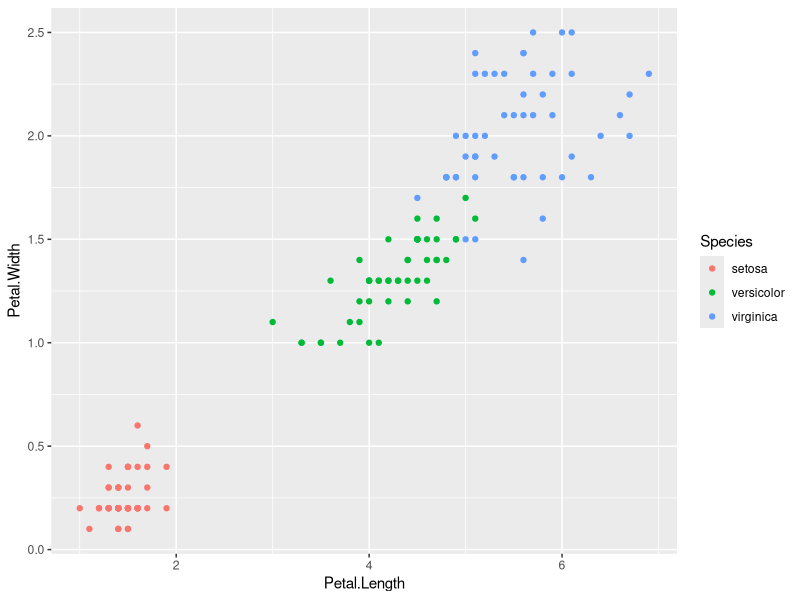
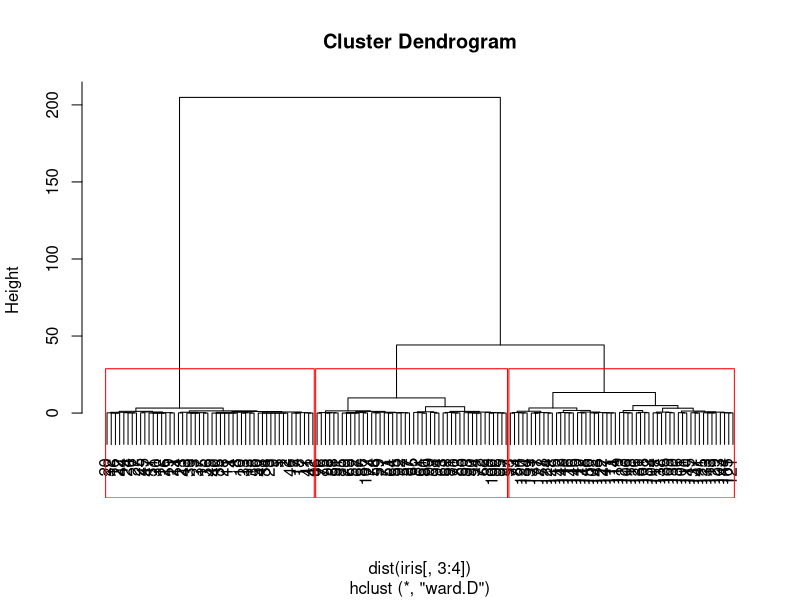
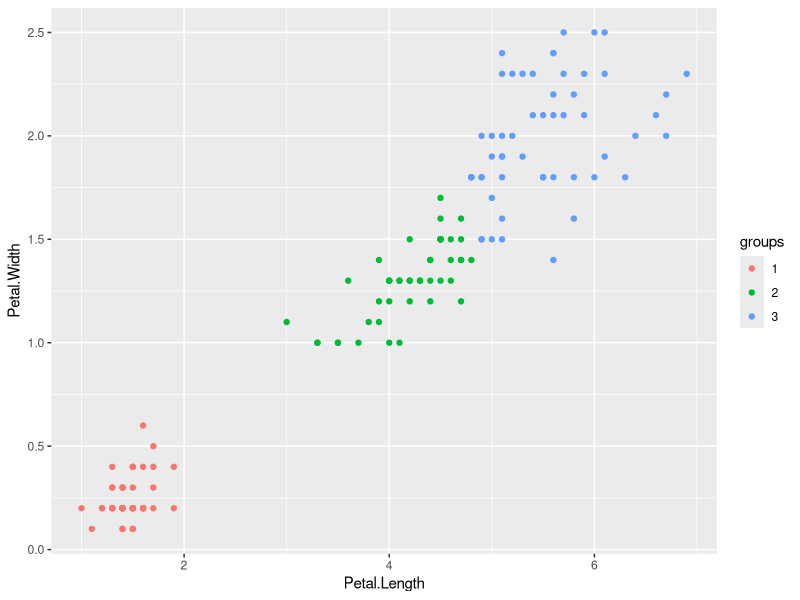
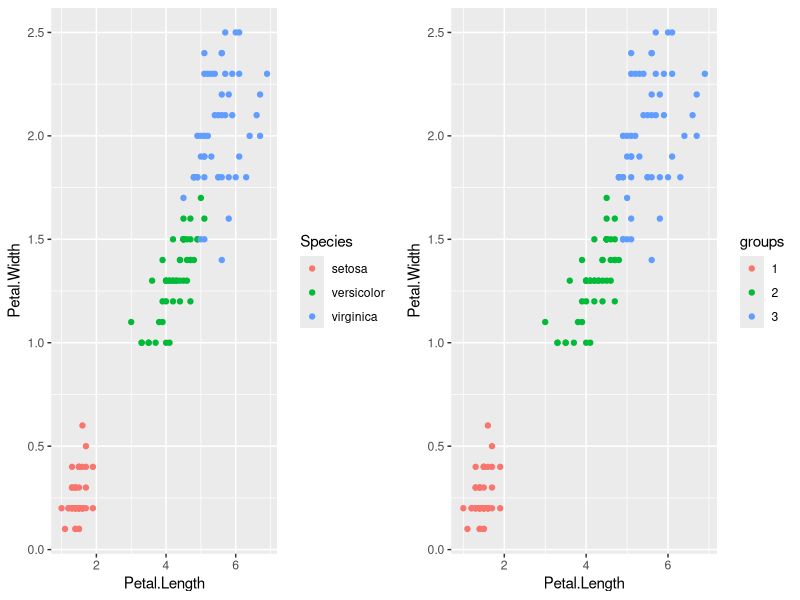

Reproduce these figures in R, in order.
# Hierarchical Clustering

# Exploring the data

library(datasets)
head(iris)
#   Sepal.Length Sepal.Width Petal.Length Petal.Width Species
# 1          5.1         3.5          1.4         0.2  setosa
# 2          4.9         3.0          1.4         0.2  setosa
# 3          4.7         3.2          1.3         0.2  setosa
# 4          4.6         3.1          1.5         0.2  setosa
# 5          5.0         3.6          1.4         0.2  setosa
# 6          5.4         3.9          1.7         0.4  setosa

library(ggplot2)
ggplot(iris, aes(Petal.Length, Petal.Width, color = Species)) + geom_point()

# Clustering

irisCluster <- hclust(dist(iris[, 3:4]), "ward.D")
irisCluster
# Call:
# hclust(d = dist(iris[, 3:4]), method = "ward.D")
#
# Cluster method   : ward.D
# Distance         : euclidean
# Number of objects: 150

# Construction of the dendrogram
plot(irisCluster)
rect.hclust(irisCluster, k = 3, border = "red")

# Divide into 3 clusters
# groups vector contains the cluster number 
groups <- cutree(irisCluster, k = 3)
groups

table(groups, iris$Species)
# groups setosa versicolor virginica
#      1     50          0         0
#      2      0         45         1
#      3      0          5        49

groups <- as.factor(groups)
ggplot(iris, aes(Petal.Length, Petal.Width, color = groups)) + geom_point()

library(gridExtra)
plot1 <- ggplot(iris, aes(Petal.Length, Petal.Width, color = Species)) + geom_point()
plot2 <- ggplot(iris, aes(Petal.Length, Petal.Width, color = groups)) + geom_point()
grid.arrange(plot1, plot2, nrow = 1, ncol = 2)